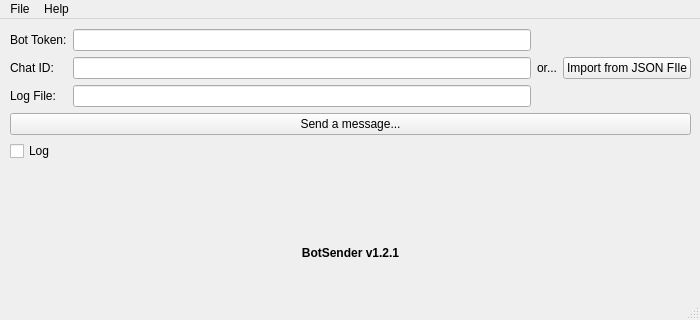
<?xml version="1.0" encoding="UTF-8"?>
<ui version="4.0">
 <class>MainWindow</class>
 <widget class="QMainWindow" name="MainWindow">
  <property name="geometry">
   <rect>
    <x>0</x>
    <y>0</y>
    <width>700</width>
    <height>320</height>
   </rect>
  </property>
  <property name="windowTitle">
   <string>MainWindow</string>
  </property>
  <widget class="QWidget" name="centralwidget">
   <widget class="QWidget" name="verticalLayoutWidget">
    <property name="geometry">
     <rect>
      <x>10</x>
      <y>10</y>
      <width>681</width>
      <height>251</height>
     </rect>
    </property>
    <layout class="QVBoxLayout" name="verticalLayout">
     <item>
      <layout class="QHBoxLayout" name="horizontalLayout">
       <item>
        <layout class="QFormLayout" name="formLayout">
         <item row="0" column="0">
          <widget class="QLabel" name="tkn">
           <property name="text">
            <string>Bot Token:</string>
           </property>
          </widget>
         </item>
         <item row="0" column="1">
          <widget class="QLineEdit" name="bot_token"/>
         </item>
         <item row="1" column="0">
          <widget class="QLabel" name="chtd">
           <property name="text">
            <string>Chat ID:</string>
           </property>
          </widget>
         </item>
         <item row="1" column="1">
          <widget class="QLineEdit" name="chat_id"/>
         </item>
         <item row="2" column="0">
          <widget class="QLabel" name="lgfl">
           <property name="text">
            <string>Log File:</string>
           </property>
          </widget>
         </item>
         <item row="2" column="1">
          <widget class="QLineEdit" name="log_file"/>
         </item>
        </layout>
       </item>
       <item>
        <widget class="QLabel" name="lbl">
         <property name="text">
          <string>or...</string>
         </property>
        </widget>
       </item>
       <item>
        <widget class="QPushButton" name="json_import_btn">
         <property name="text">
          <string>Import from JSON FIle</string>
         </property>
        </widget>
       </item>
      </layout>
     </item>
     <item>
      <widget class="QPushButton" name="send_message_btn">
       <property name="text">
        <string>Send a message...</string>
       </property>
      </widget>
     </item>
     <item>
      <widget class="QCheckBox" name="log_checkbox">
       <property name="text">
        <string>Log</string>
       </property>
      </widget>
     </item>
     <item>
      <spacer name="verticalSpacer">
       <property name="orientation">
        <enum>Qt::Vertical</enum>
       </property>
       <property name="sizeHint" stdset="0">
        <size>
         <width>20</width>
         <height>100</height>
        </size>
       </property>
      </spacer>
     </item>
     <item>
      <widget class="QLabel" name="btsndr">
       <property name="text">
        <string>&lt;html&gt;&lt;head/&gt;&lt;body&gt;&lt;p align=&quot;center&quot;&gt;&lt;span style=&quot; font-weight:700;&quot;&gt;BotSender v1.2.1&lt;/span&gt;&lt;/p&gt;&lt;/body&gt;&lt;/html&gt;</string>
       </property>
      </widget>
     </item>
     <item>
      <spacer name="verticalSpacer_2">
       <property name="orientation">
        <enum>Qt::Vertical</enum>
       </property>
       <property name="sizeHint" stdset="0">
        <size>
         <width>20</width>
         <height>40</height>
        </size>
       </property>
      </spacer>
     </item>
    </layout>
   </widget>
  </widget>
  <widget class="QMenuBar" name="menubar">
   <property name="geometry">
    <rect>
     <x>0</x>
     <y>0</y>
     <width>700</width>
     <height>24</height>
    </rect>
   </property>
   <widget class="QMenu" name="menuFile">
    <property name="title">
     <string>File</string>
    </property>
    <addaction name="actionImport_from_JSON"/>
    <addaction name="separator"/>
    <addaction name="actionQuit"/>
   </widget>
   <widget class="QMenu" name="menuHelp">
    <property name="title">
     <string>Help</string>
    </property>
    <addaction name="actionAbout"/>
    <addaction name="actionAbout_Qt"/>
   </widget>
   <addaction name="menuFile"/>
   <addaction name="menuHelp"/>
  </widget>
  <widget class="QStatusBar" name="statusbar"/>
  <action name="actionImport_from_JSON">
   <property name="text">
    <string>Import from JSON...</string>
   </property>
  </action>
  <action name="actionQuit">
   <property name="text">
    <string>Quit</string>
   </property>
  </action>
  <action name="actionAbout">
   <property name="text">
    <string>About</string>
   </property>
  </action>
  <action name="actionAbout_Qt">
   <property name="text">
    <string>About Qt</string>
   </property>
  </action>
 </widget>
 <resources/>
 <connections/>
</ui>
